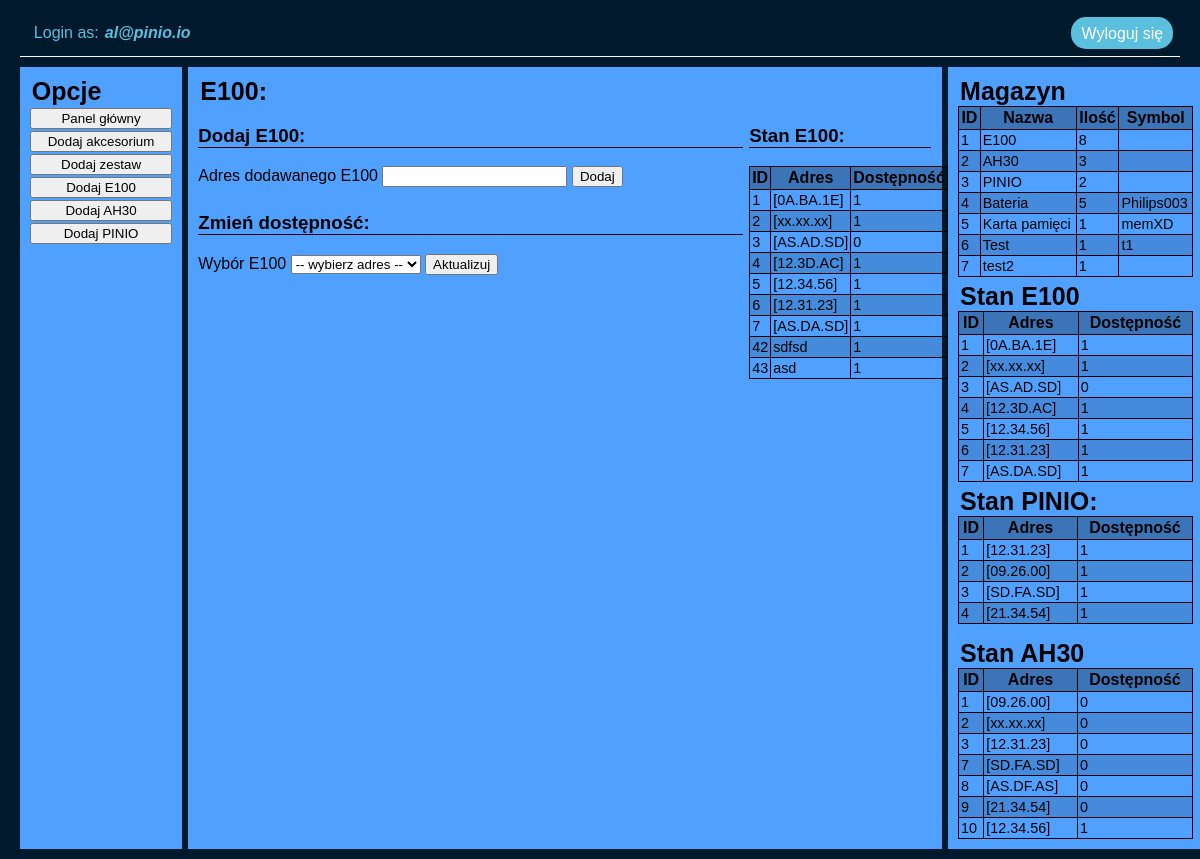
Page /inventory-add-e100.php (signed in) on the committed database.
### tables this page shows
CREATE TABLE `e100` (
  `id` int(11) NOT NULL,
  `address` text NOT NULL,
  `available` tinyint(1) NOT NULL,
  `timestamp` timestamp NOT NULL DEFAULT current_timestamp() ON UPDATE current_timestamp(),
  `add_date` datetime NOT NULL DEFAULT current_timestamp()
);

CREATE TABLE `inventory` (
  `id` int(11) NOT NULL,
  `name` text NOT NULL,
  `quantity` int(11) NOT NULL,
  `symbol` text NOT NULL,
  `timestamp` timestamp NOT NULL DEFAULT current_timestamp() ON UPDATE current_timestamp(),
  `add_date` datetime NOT NULL DEFAULT current_timestamp()
);

CREATE TABLE `pinio` (
  `id` int(11) NOT NULL,
  `address` text NOT NULL,
  `available` tinyint(1) NOT NULL,
  `timestamp` timestamp NOT NULL DEFAULT current_timestamp() ON UPDATE current_timestamp(),
  `add_date` datetime NOT NULL DEFAULT current_timestamp()
);

CREATE TABLE `ah30` (
  `id` int(11) NOT NULL,
  `address` text NOT NULL,
  `available` tinyint(1) NOT NULL,
  `timestamp` timestamp NOT NULL DEFAULT current_timestamp() ON UPDATE current_timestamp(),
  `add_date` datetime NOT NULL DEFAULT current_timestamp()
);

### set-e100ah30-qty.php (called while the page is built, shortened)
<?php
$parts = ["E100", "AH30"];
foreach($parts as $part){
	$query = $db->prepare('SELECT * FROM '.strtolower($part).' WHERE available = "1"');
	$query->execute();
	$query = $query->fetchAll();
}

### inventory-add-e100.php (the view, shortened to what this page needs)
<?php
	$db = require_once 'database.php';
	$e100Query = $db->query('SELECT * FROM e100');
	$e100 = $e100Query->fetchAll();
?>
<!DOCTYPE HTML>
<html lang="pl">
<head>
	<link rel="stylesheet" type="text/css" href="css/style.css">
</head>
<body>
<div class="container">
	<div class="header">
		<div class="login-text">
			<div>Login as: </div><div class="user"><?=$_SESSION['mail'];?></div>
		</div>
		<a href="logout.php" class="logout-btn">
			Wyloguj się
		</a>
	</div>
	<div class="main-grid">
		<div class="left-bar">
			<legend>Opcje</legend>
			<button onclick="window.location.href = 'inventory-panel.php';"> Panel główny </button>
			<button onclick="window.location.href = 'inventory-add-element.php';"> Dodaj akcesorium </button>
			<button onclick="window.location.href = 'inventory-add-set.php';"> Dodaj zestaw </button>
			<button onclick="window.location.href = '#';"> Dodaj E100 </button>
			<button onclick="window.location.href = 'inventory-add-ah30.php';"> Dodaj AH30 </button>
			<button onclick="window.location.href = 'inventory-add-pinio.php';"> Dodaj PINIO </button>
		</div>
		<div class="main-content">
			<legend>E100:</legend>
			<div class="e100-main-content">
				<div class="e100-add">
					<form action="add-e100.php" method="post" onsubmit="return confirm('Na pewno chcesz dodać element?');">
						<h3>Dodaj E100:</h3>
						<label for="address-input">Adres dodawanego E100</label>
						<input name="address" id="address-input" maxlength=9 autocomplete=off title="Występujący błąd: podczas usuwania znaków należy usunąć także kropki" required>
						<button>Dodaj</button>
					</form>
				</div>
				<div class="e100-available">
					<form action="change-e100.php" method="post">
						<h3>Zmień dostępność:</h3>
						<label for="address-select">Wybór E100</label>
						<select id="address-select" name="address-curr" required>
							<option disabled selected value> -- wybierz adres -- </option>
						</select>
						<button>Aktualizuj</button>
					</form>
				</div>
				<div class="e100-inventory">
					<h3>Stan E100:</h3>
						<table>
							<thead>
							<tr><th>ID</th><th>Adres</th><th>Dostępność</th></tr>
							</thead>
							<tbody>
								<?php
									foreach($e100 as $part){
										echo "<tr><td>{$part['id']}</td><td>{$part['address']}</td><td>{$part['available']}</td></tr>";
									}
								?>
							</tbody>
						</table>
				</div>
			</div>
		</div>
		<div class="right-bar">
			<?php
			require 'html-magazyn.php';
			?>
		</div>
	</div>
</div>
</body>
</html>

### html-magazyn.php (shortened to what this page needs)
<?php
require_once 'set-e100ah30-qty.php';
$invPartsQuery = $db->query('SELECT * FROM inventory');
$invParts = $invPartsQuery->fetchAll();
$e100Query = $db->query('SELECT * FROM e100');
$e100 = $e100Query->fetchAll();
$pinioQuery = $db->query('SELECT * FROM pinio');
$pinio = $pinioQuery->fetchAll();
$ah30Query = $db->query('SELECT * FROM ah30');
$ah30 = $ah30Query->fetchAll();
?>
<div class="elements-sidebar-inventory">
    <legend>Magazyn</legend>
    <table>
        <thead>
        <tr><th>ID</th><th>Nazwa</th><th>Ilość</th><th>Symbol</th></tr>
        </thead>
        <tbody>
            <?php
                foreach($invParts as $part){
                    echo "<tr><td>{$part['id']}</td><td>{$part['name']}</td><td>{$part['quantity']}</td><td>{$part['symbol']}</td></tr>";
                }
            ?>
        </tbody>
    </table>
</div>
<div class="e100-sidebar-inventory">
    <legend>Stan E100</legend>
    <table>
        <thead>
        <tr><th>ID</th><th>Adres</th><th>Dostępność</th></tr>
        </thead>
        <tbody>
            <?php
                foreach($e100 as $part){
                    echo "<tr><td>{$part['id']}</td><td>{$part['address']}</td><td>{$part['available']}</td></tr>";
                }
            ?>
        </tbody>
    </table>
</div>
<div class="pinio-sidebar-inventory">
    <legend>Stan PINIO:</legend>
        <table>
            <thead>
            <tr><th>ID</th><th>Adres</th><th>Dostępność</th></tr>
            </thead>
            <tbody>
                <?php
                    foreach($pinio as $part){
                        echo "<tr><td>{$part['id']}</td><td>{$part['address']}</td><td>{$part['available']}</td></tr>";
                    }
                ?>
            </tbody>
        </table>
</div>
<div class="ah30-sidebar-inventory">
    <legend>Stan AH30</legend>
    <table>
        <thead>
        <tr><th>ID</th><th>Adres</th><th>Dostępność</th></tr>
        </thead>
        <tbody>
            <?php
                foreach($ah30 as $part){
                    echo "<tr><td>{$part['id']}</td><td>{$part['address']}</td><td>{$part['available']}</td></tr>";
                }
            ?>
        </tbody>
    </table>
</div>

### css/style.css (style rules this page uses)
:root { --primary-color: #50a1ff; --second-color: #5bc0de; --back-color: rgb(0, 25, 44); }
body { background-color: var(--back-color); font-family: 'Open-sans', sans-serif; }
legend { font-size: 25px; font-weight: bold; }
h3 { border-bottom: 1px solid; }
.container { padding: 2px; width: 98%; margin-left: auto; margin-right: auto; }
.header { background-color: transparent; color: var(--second-color); display: flex; width: auto; border-bottom: 1px solid white; padding: 7px; margin-bottom: 10px; }
.login-text { display: grid; gap: 2px; grid-template-columns: auto auto; padding: 7px }
.user { padding-left: 4px; float: left; font-weight: bold; font-style: italic; }
.logout-btn { float: left; text-decoration: none; background-color: var(--second-color); color: #ffffff; border-radius: 15px; padding: 8px 10px 1px 10px; }
.main-grid { display: grid; gap: 6px; grid-template-columns: 14% auto 20%; }
.left-bar { background-color: var(--primary-color); padding: 10px; display: grid; align-content: start; gap: 2px; }
.main-content { background-color: var(--primary-color); padding: 10px; }
.right-bar { display: grid; grid-gap: 5px; min-width: 235px; background-color: var(--primary-color); padding: 10px; }
.right-bar div { max-height: 200px; overflow: auto; }
table { width: 100%; border-collapse: collapse; margin-bottom: 10px; }
table, th, td { padding: 2px; border: 1px solid black; }
th { background-color: rgba(12, 12, 12, 0.295); }
td { font-size: 0.9em; }
tr:nth-child(even) { background-color: #07070723; }
.e100-main-content { width: 99%; display: grid; gap: 6px; grid-template-columns: 75% 25%; grid-template-rows: auto auto; }
.e100-available { grid-column: 1; grid-row: 2; }
.e100-inventory { grid-column: 2; grid-row: 1 / last-line; }

### rows in the picture
e100: id "1", address "[0A.BA.1E]", available "1"
e100: id "2", address "[xx.xx.xx]", available "1"
e100: id "3", address "[AS.AD.SD]", available "0"
e100: id "4", address "[12.3D.AC]", available "1"
e100: id "5", address "[12.34.56]", available "1"
e100: id "6", address "[12.31.23]", available "1"
e100: id "7", address "[AS.DA.SD]", available "1"
e100: id "42", address "sdfsd", available "1"
e100: id "43", address "asd", available "1"
inventory: id "1", name "E100", quantity "8"
inventory: id "2", name "AH30", quantity "3"
inventory: id "3", name "PINIO", quantity "2"
inventory: id "4", name "Bateria", quantity "5", symbol "Philips003"
inventory: id "5", name "Karta pamięci", quantity "1", symbol "memXD"
inventory: id "6", name "Test", quantity "1", symbol "t1"
inventory: id "7", name "test2", quantity "1"
pinio: id "1", address "[12.31.23]", available "1"
pinio: id "2", address "[09.26.00]", available "1"
pinio: id "3", address "[SD.FA.SD]", available "1"
pinio: id "4", address "[21.34.54]", available "1"
ah30: id "1", address "[09.26.00]", available "0"
ah30: id "2", address "[xx.xx.xx]", available "0"
ah30: id "3", address "[12.31.23]", available "0"
ah30: id "7", address "[SD.FA.SD]", available "0"
ah30: id "8", address "[AS.DF.AS]", available "0"
ah30: id "9", address "[21.34.54]", available "0"
ah30: id "10", address "[12.34.56]", available "1"

### other values in the picture
$_SESSION['mail'] "al@pinio.io"
